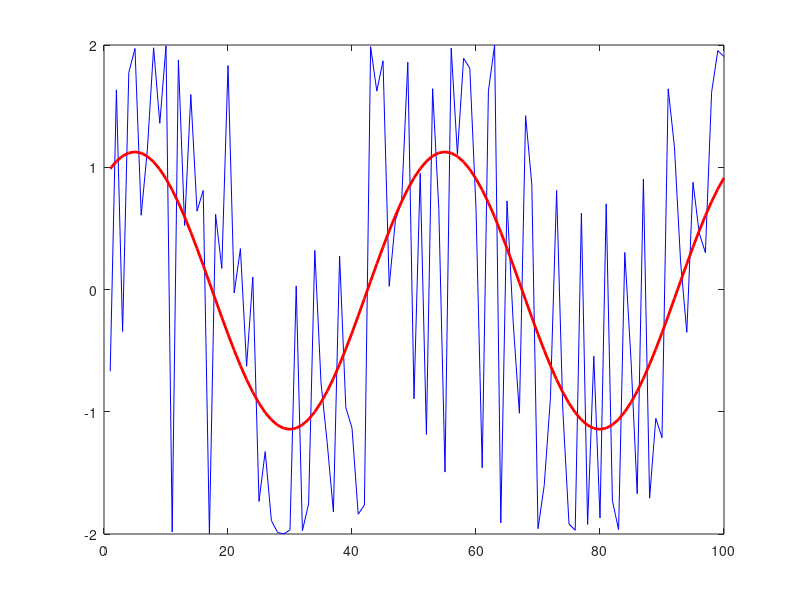

The MATLAB source for this figure:

%% Test
clear all

t = (1:100)';
A = ones(100,3);
A(:,2) = cos((2*pi)/50*t);
A(:,3) = sin((2*pi)/50*t);
y = 2*cos((2*pi)/50*t-pi/4+randn(size(t)));
y = y(:);
beta = A\y;
yhat = beta(1)+beta(2)*cos((2*pi)/50*t) + beta(3)*sin((2*pi)/50*t);

plot(t,y,'b');
hold on
plot(t,yhat,'r','LineWidth',2);